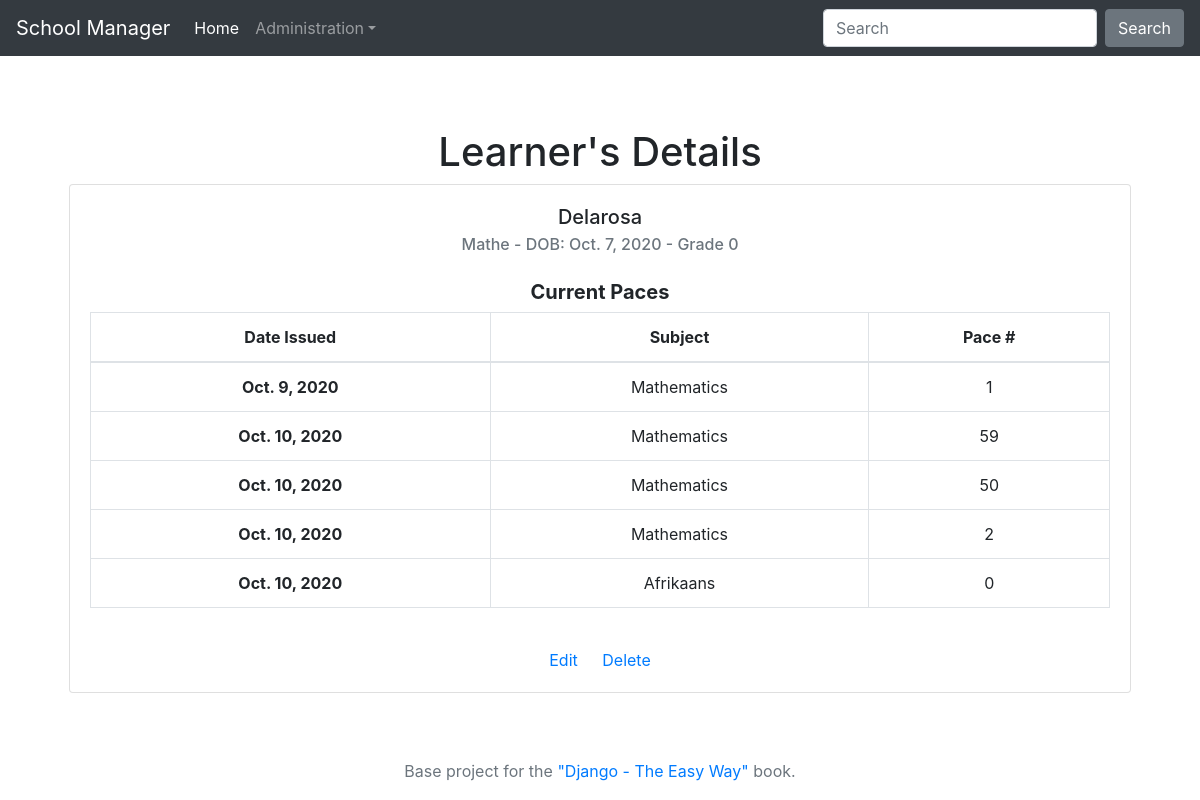
/learner/delarosa/, run on the app's committed database.
### myapp/models.py (models this page shows, shortened)
class Learner(models.Model):
    first_name = models.CharField(max_length=30, default='')
    last_name = models.CharField(max_length=30)
    date_of_birth = models.DateField()
    grade = models.IntegerField(default=0)
    slug = models.SlugField(blank=True, default='')

class Pace(models.Model):
    learner = models.ForeignKey(Learner, null=True, on_delete=models.CASCADE)
    subject = models.ForeignKey(Subject, null=True, on_delete=models.CASCADE)
    pace_number = models.IntegerField(default=0)
    date_issued = models.DateField(auto_now_add=True)
    completed = models.BooleanField(default=False)

class Subject(models.Model):
    title = models.CharField(max_length=30, default='')
    def __str__(self):
        return self.title

### myapp/views.py (the view)
# urls.py: path('learner/<slug:slug>/', myapp_views.detail, name='detail'),
def detail(request, slug=None):
    learner = get_object_or_404(Learner, slug=slug)
    paces = Pace.objects.filter(learner=learner.id)
    context = {'learner': learner, 'paces': paces}
    return render(request, 'myapp/detail.html', context)

### myapp/templates/myapp/detail.html
{% extends 'base/base.html' %}
{% block content %}
        <h1>Learner's Details</h1>
        <div class="container">
            <div class="row justify-content-center">
                    <div class="card" style="width: 80rem;">
                      <div class="card-body">
                        <h5 class="card-title">{{ learner.first_name }}</h5>
                        <h6 class="card-subtitle mb-2 text-muted">{{ learner.last_name }}{{ ' - DOB: ' }}{{ learner.date_of_birth }}{{ ' - Grade  ' }}{{ learner.grade}}</h6>
                           <br>
                          <h5 class="card-subtitle mb-2"><strong>Current Paces</strong></h5>
                            <table class="table table-bordered table-hover">
                              <thead>
                                <tr>
                                  <th scope="col">Date Issued</th>
                                  <th scope="col">Subject</th>
                                  <th scope="col">Pace #</th>
                                </tr>
                              </thead>
                              <tbody>
                              {% for pace in paces %}
                                <tr>
                                  <th scope="row">{{ pace.date_issued }}</th>
                                  <td>{{ pace.subject}}</td>
                                  <td>{{ pace.pace_number }}</td>
                                </tr>
                              {% endfor %}
                              </tbody>
                            </table>
                        <br>
                        <a href="{% url 'edit' pk=learner.pk %}" class="card-link">Edit</a>
                        <a href="{% url 'delete' pk=learner.pk %}" class="card-link">Delete</a>
                      </div>
                    </div>
            </div>
        </div>
{% endblock %}

### base/static/base/css/site.css (style rules this page uses)
body { padding-top: 5rem; }

### data on the page
Learner: first_name "Delarosa", last_name "Mathe", date_of_birth "Oct. 7, 2020", grade "0"
Pace: date_issued "Oct. 9, 2020", subject "Mathematics", pace_number "1"
Pace: date_issued "Oct. 10, 2020", subject "Mathematics", pace_number "59"
Pace: date_issued "Oct. 10, 2020", subject "Mathematics", pace_number "50"
Pace: date_issued "Oct. 10, 2020", subject "Mathematics", pace_number "2"
Pace: date_issued "Oct. 10, 2020", subject "Afrikaans", pace_number "0"

### other printed values
{{ ' - DOB: ' }} "- DOB:"
{{ ' - Grade  ' }} "- Grade"
